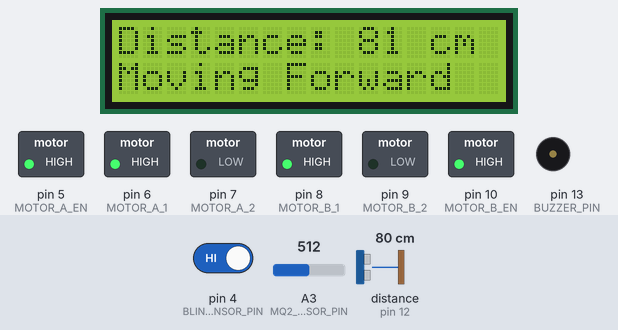
Bench run of a sketch on a simulated Arduino Uno, built with avr-gcc and run on an emulated ATmega328P. On the bench: 16×2 character LCD, switched loads named in the sketch (green lamp = pin HIGH), buzzer (waves = sounding, pin HIGH). The test bench sets the inputs (shaded band); at power-on: distance to the obstacle (sensor on pin 12) 80 cm, pin 4 (BLINK_SENSOR_PIN) HIGH, A3 (MQ2_SENSOR_PIN) = 512. The echo pulse lasts 58.3 µs per cm.

Above: at 1.2 s.
1.3 s: distance to the obstacle (sensor on pin 12) set to 2 cm
At 1.62 s:
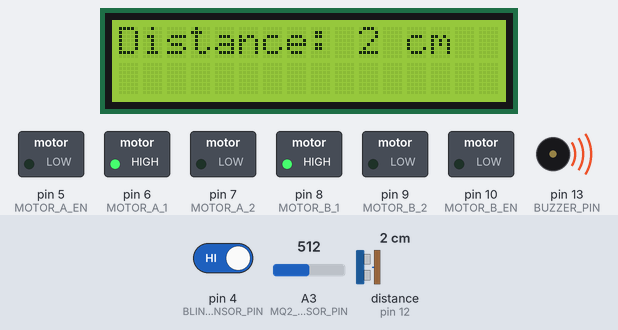
3.1 s: distance to the obstacle (sensor on pin 12) set to 23 cm
At 3.8 s:
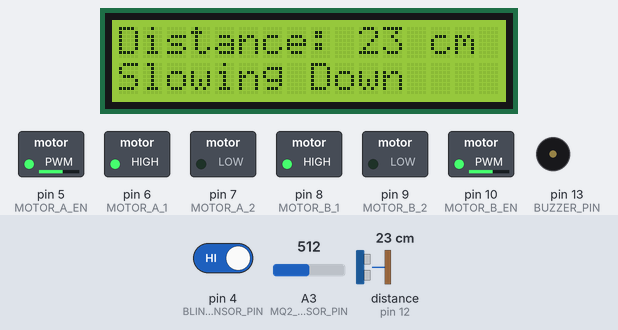
6.1 s: distance to the obstacle (sensor on pin 12) set to 60 cm
At 6.44 s:
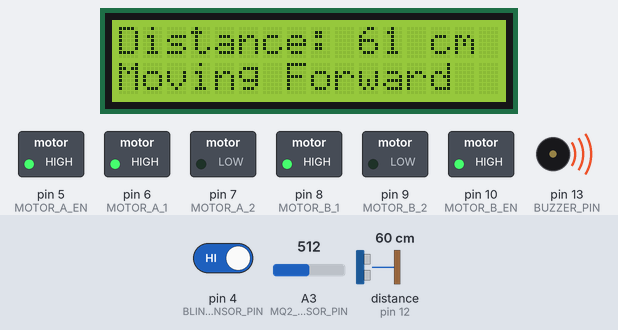
8.0 s: distance to the obstacle (sensor on pin 12) set to 54 cm
At 8.21 s:
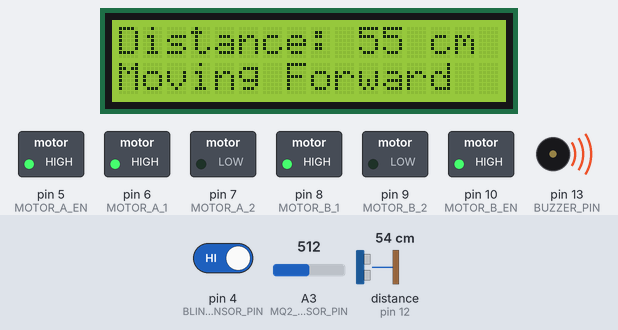
9.6 s: distance to the obstacle (sensor on pin 12) set to 45 cm
At 9.78 s:
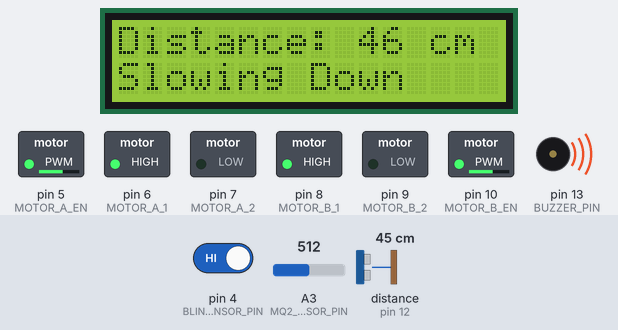
11.2 s: distance to the obstacle (sensor on pin 12) set to 22 cm
At 11.52 s:
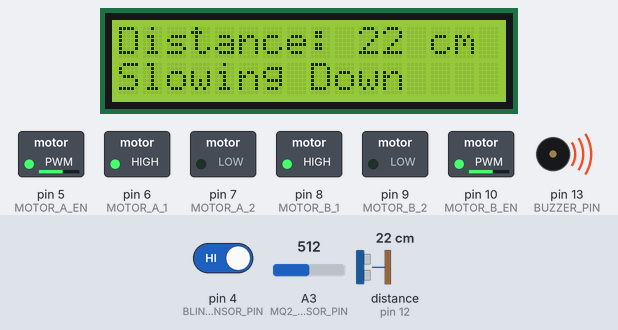
12.7 s: distance to the obstacle (sensor on pin 12) set to 18 cm
Timing chart, 0 to 15.8 s (numbered marks = the images above; inputs shaded):
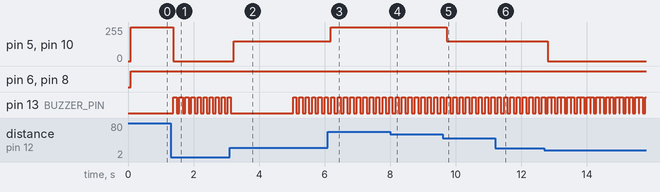

The sketch:

MOTOR.ino
```cpp
  #include <Wire.h>
  #include <LiquidCrystal_I2C.h>
  #include <NewPing.h>
  // Define pins
  #define TRIG_PIN 11
  #define ECHO_PIN 12
  #define MOTOR_A_EN 5
  #define MOTOR_A_1 6
  #define MOTOR_A_2 7
  #define MOTOR_B_EN 10
  #define MOTOR_B_1 8
  #define MOTOR_B_2 9
  #define BUZZER_PIN 13       // Pin for the buzzer
  #define BLINK_SENSOR_PIN 4  // Pin for the eye blink sensor
  #define MQ2_SENSOR_PIN A3   // Pin for the MQ2 gas sensor
  #define MAX_DISTANCE 200
  #define MIN_DISTANCE_STOP 20      // Stop if obstacle is within 20 cm
  #define MIN_DISTANCE_SLOWDOWN 50  // Slow down if obstacle is within 50 cm
  #define GAS_THRESHOLD 500         // Adjust this threshold as needed
  #define BLINK_TIMEOUT 5000        // 5 seconds in milliseconds
  NewPing sonar(TRIG_PIN, ECHO_PIN, MAX_DISTANCE);
  // Define LCD
  LiquidCrystal_I2C lcd(0x27, 16, 2);
  unsigned long lastBlinkTime = 0;
  // Setup function
  void setup() {
    // Initialize LCD
    lcd.init();
    lcd.backlight();
    // Motor pins setup
    pinMode(MOTOR_A_EN, OUTPUT);
    pinMode(MOTOR_A_1, OUTPUT);
    pinMode(MOTOR_A_2, OUTPUT);
    pinMode(MOTOR_B_EN, OUTPUT);
    pinMode(MOTOR_B_1, OUTPUT);
    pinMode(MOTOR_B_2, OUTPUT);
    // Set motor enable pins initially low
    digitalWrite(MOTOR_A_EN, LOW);
    digitalWrite(MOTOR_B_EN, LOW);
    // Buzzer pin setup
    pinMode(BUZZER_PIN, OUTPUT);
    // Eye blink sensor pin setup
    pinMode(BLINK_SENSOR_PIN, INPUT);  // setting eyeblink pin as INPUT
    // Initialize serial monitor
    Serial.begin(9600);
  }
  // Loop function
  void loop() {
    // Read distance from ultrasonic sensor
    int distance = sonar.ping_cm();
    // Read gas level from MQ2 sensor
    int gasLevel = analogRead(MQ2_SENSOR_PIN);
    // Update LCD with distance information
    lcd.clear();
    lcd.setCursor(0, 0);
    lcd.print("Distance: ");
    lcd.print(distance);
    lcd.print(" cm");
    // Check if there is an obstacle within the specified range
    if (distance > 0 && distance <= MIN_DISTANCE_STOP) {
      // If obstacle detected within 20cm, stop motors and sound the buzzer
      stopMotors();
      soundBuzzer();
      lcd.setCursor(0, 1);
      lcd.print("Obstacle Detected");
    } else {
      // If no obstacle within 20cm, move forward
      if (distance <= MIN_DISTANCE_SLOWDOWN) {
        // Slow down motors if obstacle detected within 50cm
        moveForwardSlow();
        lcd.setCursor(0, 1);
        lcd.print("Slowing Down");
      } else {
        // Move forward at normal speed
        moveForward();
        lcd.setCursor(0, 1);
        lcd.print("Moving Forward");
      }
    }
    // Check eye blink sensor state
    int blinkState = digitalRead(BLINK_SENSOR_PIN);
    // Read eye blink sensor state
    if (blinkState == LOW) {
      // If eyes are closed, update last blink time
      lastBlinkTime = millis();
    }
    // Check if there was no blink within the last 5 seconds
    if (millis() - lastBlinkTime >= BLINK_TIMEOUT) {
      // If no blink detected within 5 seconds, sound the buzzer and display on LCD
      soundBuzzer();
      lcd.setCursor(0, 2);
      lcd.print("Eyes Closed");
    }
    delay(50);  // providing a delay of 50ms between each loop
  }
  // Function to stop motors
  void stopMotors() {
    digitalWrite(MOTOR_A_EN, LOW);
    digitalWrite(MOTOR_B_EN, LOW);
  }
  // Function to move forward
  void moveForward() {
    digitalWrite(MOTOR_A_1, HIGH);
    digitalWrite(MOTOR_A_2, LOW);
    digitalWrite(MOTOR_B_1, HIGH);
    digitalWrite(MOTOR_B_2, LOW);
    // Set motor enable pins to enable movement
    digitalWrite(MOTOR_A_EN, HIGH);
    digitalWrite(MOTOR_B_EN, HIGH);
  }
  // Function to move forward slowly
  void moveForwardSlow() {
    // Adjust motor speed to slow down
    analogWrite(MOTOR_A_EN, 150);
    analogWrite(MOTOR_B_EN, 150);
    digitalWrite(MOTOR_A_1, HIGH);
    digitalWrite(MOTOR_A_2, LOW);
    digitalWrite(MOTOR_B_1, HIGH);
    digitalWrite(MOTOR_B_2, LOW);
  }
  // Function to sound the buzzer
  void soundBuzzer() {
    digitalWrite(BUZZER_PIN, HIGH);  // Turn on the buzzer
    delay(100);                      // Buzzer on time
    digitalWrite(BUZZER_PIN, LOW);
  }
```

Measured:
- the behaviour switches between 50 and 49 cm on distance to the obstacle (sensor on pin 12) (found by bisection; images 4 and 5)
- after the input at 1.3 s, pin 5 (MOTOR_A_EN), pin 10 (MOTOR_B_EN): 255/255 → 0/255 after 0.08 s; pin 13 (BUZZER_PIN): alternates HIGH for 0.10 s and LOW for 0.08 s, starting after 0.08 s; the display: changes after 0.08 s (image 1)
- after the input at 3.1 s, pin 5 (MOTOR_A_EN), pin 10 (MOTOR_B_EN): 0/255 → 150/255 after 0.13 s; the display: first differs from a run without the input after 0.14 s (image 2)
- after the input at 6.1 s, pin 5 (MOTOR_A_EN), pin 10 (MOTOR_B_EN): 150/255 → 255/255 after 0.08 s; the display: first differs from a run without the input after 0.09 s (image 3)
- after the input at 8.0 s, the display: first differs from a run without the input after 0.16 s (image 4)
- after the input at 9.6 s, pin 5 (MOTOR_A_EN), pin 10 (MOTOR_B_EN): 255/255 → 150/255 after 0.12 s; the display: first differs from a run without the input after 0.13 s (image 5)
- after the input at 11.2 s, the display: changes after 0.08 s (image 6)
- after the input at 12.7 s, pin 5 (MOTOR_A_EN), pin 10 (MOTOR_B_EN): 150/255 → 0/255 after 0.11 s
